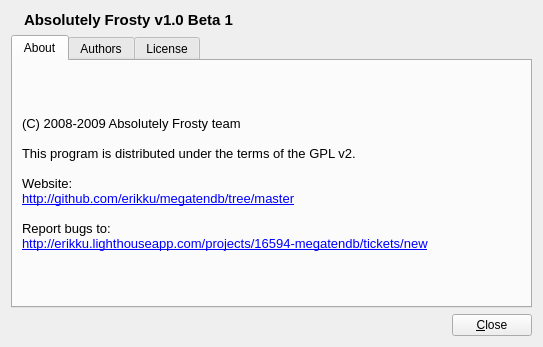
<?xml version="1.0" encoding="UTF-8"?>
<ui version="4.0">
 <class>About</class>
 <widget class="QWidget" name="About">
  <property name="geometry">
   <rect>
    <x>0</x>
    <y>0</y>
    <width>543</width>
    <height>347</height>
   </rect>
  </property>
  <property name="windowTitle">
   <string>Absolutely Frosty - About</string>
  </property>
  <property name="windowIcon">
   <iconset resource="../megatendb.qrc">
    <normaloff>:/megatendb.png</normaloff>:/megatendb.png</iconset>
  </property>
  <layout class="QVBoxLayout">
   <item>
    <layout class="QHBoxLayout">
     <item>
      <widget class="QLabel" name="icon">
       <property name="sizePolicy">
        <sizepolicy hsizetype="Fixed" vsizetype="Fixed">
         <horstretch>0</horstretch>
         <verstretch>0</verstretch>
        </sizepolicy>
       </property>
       <property name="pixmap">
        <pixmap resource="../megatendb.qrc">:/megatendb.png</pixmap>
       </property>
      </widget>
     </item>
     <item>
      <widget class="QLabel" name="titleLabel">
       <property name="font">
        <font>
         <pointsize>11</pointsize>
         <weight>75</weight>
         <bold>true</bold>
        </font>
       </property>
       <property name="text">
        <string>Absolutely Frosty v1.0 Beta 1</string>
       </property>
      </widget>
     </item>
    </layout>
   </item>
   <item>
    <widget class="QTabWidget" name="tabWidget">
     <property name="currentIndex">
      <number>0</number>
     </property>
     <widget class="QWidget" name="tab">
      <attribute name="title">
       <string>About</string>
      </attribute>
      <layout class="QVBoxLayout">
       <item>
        <widget class="QLabel" name="aboutLabel">
         <property name="text">
          <string>&lt;!DOCTYPE HTML PUBLIC &quot;-//W3C//DTD HTML 4.0//EN&quot; &quot;http://www.w3.org/TR/REC-html40/strict.dtd&quot;&gt;
&lt;html&gt;&lt;head&gt;&lt;meta name=&quot;qrichtext&quot; content=&quot;1&quot; /&gt;&lt;style type=&quot;text/css&quot;&gt;
p, li { white-space: pre-wrap; }
&lt;/style&gt;&lt;/head&gt;&lt;body style=&quot; font-family:'Sans'; font-size:10pt; font-weight:400; font-style:normal;&quot;&gt;
&lt;p style=&quot; margin-top:0px; margin-bottom:0px; margin-left:0px; margin-right:0px; -qt-block-indent:0; text-indent:0px;&quot;&gt;(C) 2008-2009 Absolutely Frosty team&lt;/p&gt;
&lt;p style=&quot;-qt-paragraph-type:empty; margin-top:0px; margin-bottom:0px; margin-left:0px; margin-right:0px; -qt-block-indent:0; text-indent:0px;&quot;&gt;&lt;/p&gt;
&lt;p style=&quot; margin-top:0px; margin-bottom:0px; margin-left:0px; margin-right:0px; -qt-block-indent:0; text-indent:0px;&quot;&gt;This program is distributed under the terms of the GPL v2.&lt;/p&gt;
&lt;p style=&quot;-qt-paragraph-type:empty; margin-top:0px; margin-bottom:0px; margin-left:0px; margin-right:0px; -qt-block-indent:0; text-indent:0px;&quot;&gt;&lt;/p&gt;
&lt;p style=&quot; margin-top:0px; margin-bottom:0px; margin-left:0px; margin-right:0px; -qt-block-indent:0; text-indent:0px;&quot;&gt;Website:&lt;/p&gt;
&lt;p style=&quot; margin-top:0px; margin-bottom:0px; margin-left:0px; margin-right:0px; -qt-block-indent:0; text-indent:0px;&quot;&gt;&lt;a href=&quot;http://github.com/erikku/megatendb/tree/master&quot;&gt;&lt;span style=&quot; text-decoration: underline; color:#0000ff;&quot;&gt;http://github.com/erikku/megatendb/tree/master&lt;/span&gt;&lt;/a&gt;&lt;/p&gt;
&lt;p style=&quot;-qt-paragraph-type:empty; margin-top:0px; margin-bottom:0px; margin-left:0px; margin-right:0px; -qt-block-indent:0; text-indent:0px;&quot;&gt;&lt;/p&gt;
&lt;p style=&quot; margin-top:0px; margin-bottom:0px; margin-left:0px; margin-right:0px; -qt-block-indent:0; text-indent:0px;&quot;&gt;Report bugs to:&lt;/p&gt;
&lt;p style=&quot; margin-top:0px; margin-bottom:0px; margin-left:0px; margin-right:0px; -qt-block-indent:0; text-indent:0px;&quot;&gt;&lt;a href=&quot;http://erikku.lighthouseapp.com/projects/16594-megatendb/tickets/new&quot;&gt;&lt;span style=&quot; text-decoration: underline; color:#0000ff;&quot;&gt;http://erikku.lighthouseapp.com/projects/16594-megatendb/tickets/new&lt;/span&gt;&lt;/a&gt;&lt;/p&gt;&lt;/body&gt;&lt;/html&gt;</string>
         </property>
        </widget>
       </item>
      </layout>
     </widget>
     <widget class="QWidget" name="tab_2">
      <attribute name="title">
       <string>Authors</string>
      </attribute>
      <layout class="QVBoxLayout">
       <item>
        <widget class="QTextEdit" name="authors">
         <property name="html">
          <string>&lt;!DOCTYPE HTML PUBLIC &quot;-//W3C//DTD HTML 4.0//EN&quot; &quot;http://www.w3.org/TR/REC-html40/strict.dtd&quot;&gt;
&lt;html&gt;&lt;head&gt;&lt;meta name=&quot;qrichtext&quot; content=&quot;1&quot; /&gt;&lt;style type=&quot;text/css&quot;&gt;
p, li { white-space: pre-wrap; }
&lt;/style&gt;&lt;/head&gt;&lt;body style=&quot; font-family:'Sans'; font-size:10pt; font-weight:400; font-style:normal;&quot;&gt;
&lt;p style=&quot; margin-top:0px; margin-bottom:0px; margin-left:0px; margin-right:0px; -qt-block-indent:0; text-indent:0px;&quot;&gt;John Eric Martin&lt;/p&gt;
&lt;p style=&quot; margin-top:0px; margin-bottom:0px; margin-left:0px; margin-right:0px; -qt-block-indent:0; text-indent:0px;&quot;&gt;    &lt;a href=&quot;mailto:john.eric.martin@gmail.com&quot;&gt;&lt;span style=&quot; text-decoration: underline; color:#0000ff;&quot;&gt;john.eric.martin@gmail.com&lt;/span&gt;&lt;/a&gt;&lt;/p&gt;
&lt;p style=&quot; margin-top:0px; margin-bottom:0px; margin-left:0px; margin-right:0px; -qt-block-indent:0; text-indent:0px;&quot;&gt;    Original Author, Maintainer&lt;/p&gt;
&lt;p style=&quot;-qt-paragraph-type:empty; margin-top:0px; margin-bottom:0px; margin-left:0px; margin-right:0px; -qt-block-indent:0; text-indent:0px;&quot;&gt;&lt;/p&gt;
&lt;p style=&quot; margin-top:0px; margin-bottom:0px; margin-left:0px; margin-right:0px; -qt-block-indent:0; text-indent:0px;&quot;&gt;ArbalestX&lt;/p&gt;
&lt;p style=&quot; margin-top:0px; margin-bottom:0px; margin-left:0px; margin-right:0px; -qt-block-indent:0; text-indent:0px;&quot;&gt;    Developer&lt;/p&gt;
&lt;p style=&quot;-qt-paragraph-type:empty; margin-top:0px; margin-bottom:0px; margin-left:0px; margin-right:0px; -qt-block-indent:0; text-indent:0px;&quot;&gt;&lt;/p&gt;
&lt;p style=&quot; margin-top:0px; margin-bottom:0px; margin-left:0px; margin-right:0px; -qt-block-indent:0; text-indent:0px;&quot;&gt;Mayuka&lt;/p&gt;
&lt;p style=&quot; margin-top:0px; margin-bottom:0px; margin-left:0px; margin-right:0px; -qt-block-indent:0; text-indent:0px;&quot;&gt;    &lt;a href=&quot;mailto:angelicmayuka@gmail.com&quot;&gt;&lt;span style=&quot; text-decoration: underline; color:#0000ff;&quot;&gt;angelicmayuka@gmail.com&lt;/span&gt;&lt;/a&gt;&lt;/p&gt;
&lt;p style=&quot; margin-top:0px; margin-bottom:0px; margin-left:0px; margin-right:0px; -qt-block-indent:0; text-indent:0px;&quot;&gt;    Application Icon&lt;/p&gt;&lt;/body&gt;&lt;/html&gt;</string>
         </property>
         <property name="textInteractionFlags">
          <set>Qt::LinksAccessibleByKeyboard|Qt::LinksAccessibleByMouse|Qt::TextBrowserInteraction|Qt::TextEditable|Qt::TextEditorInteraction|Qt::TextSelectableByKeyboard|Qt::TextSelectableByMouse</set>
         </property>
        </widget>
       </item>
      </layout>
     </widget>
     <widget class="QWidget" name="tab_3">
      <attribute name="title">
       <string>License</string>
      </attribute>
      <layout class="QVBoxLayout">
       <item>
        <widget class="QPlainTextEdit" name="license">
         <property name="lineWrapMode">
          <enum>QPlainTextEdit::NoWrap</enum>
         </property>
        </widget>
       </item>
      </layout>
     </widget>
    </widget>
   </item>
   <item>
    <layout class="QHBoxLayout">
     <item>
      <spacer name="horizontalSpacer">
       <property name="orientation">
        <enum>Qt::Horizontal</enum>
       </property>
       <property name="sizeHint" stdset="0">
        <size>
         <width>40</width>
         <height>20</height>
        </size>
       </property>
      </spacer>
     </item>
     <item>
      <widget class="QPushButton" name="closeButton">
       <property name="text">
        <string>&amp;Close</string>
       </property>
      </widget>
     </item>
    </layout>
   </item>
  </layout>
 </widget>
 <resources>
  <include location="../megatendb.qrc"/>
 </resources>
 <connections>
  <connection>
   <sender>closeButton</sender>
   <signal>clicked()</signal>
   <receiver>About</receiver>
   <slot>deleteLater()</slot>
   <hints>
    <hint type="sourcelabel">
     <x>490</x>
     <y>323</y>
    </hint>
    <hint type="destinationlabel">
     <x>271</x>
     <y>173</y>
    </hint>
   </hints>
  </connection>
 </connections>
</ui>
